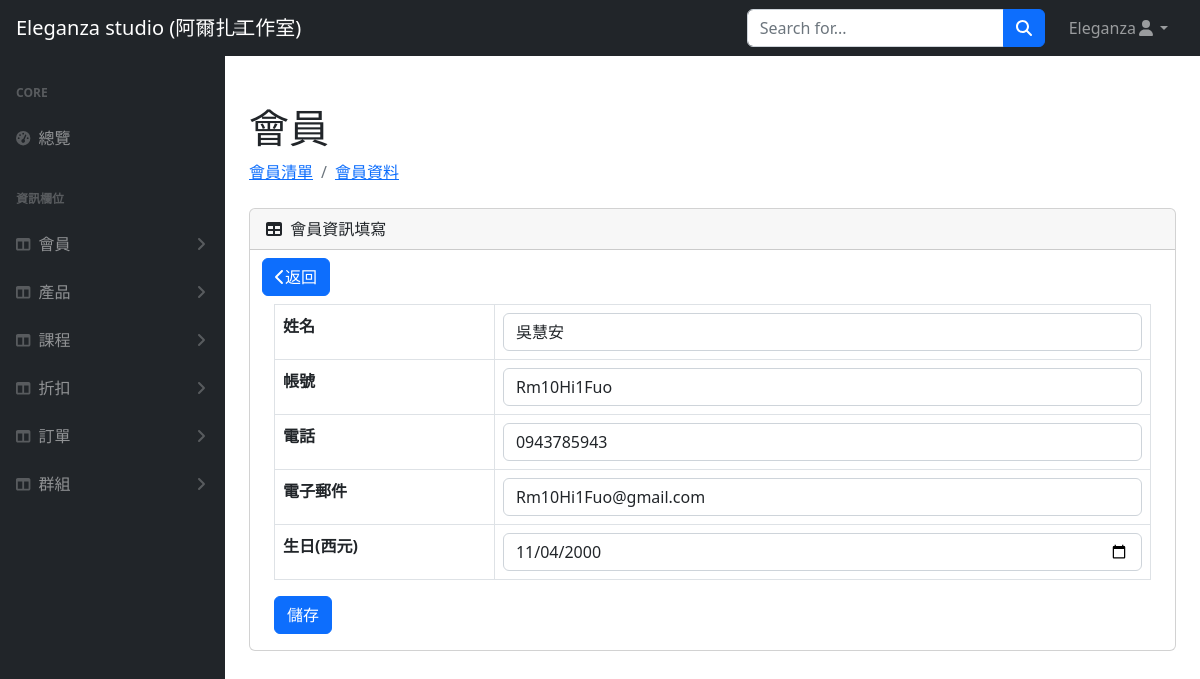
/users/user-edit.php?id=2 (signed in), run on the app's committed database.
### tables this page shows
CREATE TABLE `users` (
  `user_id` int(3) NOT NULL,
  `name` varchar(10) NOT NULL,
  `account` varchar(20) NOT NULL,
  `password` varchar(20) NOT NULL,
  `phone` varchar(10) NOT NULL,
  `email` varchar(30) NOT NULL,
  `level` varchar(10) DEFAULT NULL,
  `birth` date NOT NULL,
  `valid` int(1) NOT NULL
);

### users/user-edit.php (the view, shortened to what this page needs)
<?php
require_once("../db_connect.php");
if (!isset($_GET["id"])) {
    $id = 0;
} else {
    $id = $_GET["id"];
}
$sql = "SELECT * FROM users WHERE user_id=$id AND valid=1";
$result = $conn->query($sql);
$rowCount = $result->num_rows;
if ($rowCount != 0) {
    $row = $result->fetch_assoc();
}
?>
<!doctype html>
<html lang="en">
< <head>
    <link href="https://cdn.jsdelivr.net/npm/simple-datatables@7.1.2/dist/style.min.css" rel="stylesheet" />
    <link href="../css/styles.css" rel="stylesheet" />
    </head>
    <body class="sb-nav-fixed">
        <nav class="sb-topnav navbar navbar-expand navbar-dark bg-dark">
            <a class="navbar-brand ps-3" href="../index.php">Eleganza studio (阿爾扎工作室)</a>
            <button class="btn btn-link btn-sm order-1 order-lg-0 me-4 me-lg-0" id="sidebarToggle" href="#!"><i class="fas fa-bars"></i></button>
            <form class="d-none d-md-inline-block form-inline ms-auto me-0 me-md-3 my-2 my-md-0">
                <div class="input-group">
                    <input class="form-control" type="text" placeholder="Search for..." aria-label="Search for..." aria-describedby="btnNavbarSearch" />
                    <button class="btn btn-primary" id="btnNavbarSearch" type="button"><i class="fas fa-search"></i></button>
                </div>
            </form>
            <ul class="navbar-nav ms-auto ms-md-0 me-3 me-lg-4">
                <li class="nav-item dropdown">
                    <a class="nav-link dropdown-toggle" id="navbarDropdown" href="#" role="button" data-bs-toggle="dropdown" aria-expanded="false"><?= $_SESSION["user"]["name"] ?><i class="fas fa-user fa-fw"></i></a>
                </li>
            </ul>
        </nav>
        <div id="layoutSidenav">
            <div id="layoutSidenav_nav">
                <nav class="sb-sidenav accordion sb-sidenav-dark" id="sidenavAccordion">
                    <div class="sb-sidenav-menu">
                        <div class="nav">
                            <div class="sb-sidenav-menu-heading">Core</div>
                            <a class="nav-link" href="../index.php">
                                <div class="sb-nav-link-icon"><i class="fas fa-tachometer-alt"></i></div>
                                總覽
                            </a>
                            <div class="sb-sidenav-menu-heading">資訊欄位</div>
                            <a class="nav-link collapsed" href="#" data-bs-toggle="collapse" data-bs-target="#users" aria-expanded="false" aria-controls="collapseLayouts">
                                <div class="sb-nav-link-icon"><i class="fas fa-columns"></i></div>
                                會員
                                <div class="sb-sidenav-collapse-arrow"><i class="fas fa-angle-down"></i></div>
                            </a>
                            <a class="nav-link collapsed" href="#" data-bs-toggle="collapse" data-bs-target="#products" aria-expanded="false" aria-controls="collapseLayouts">
                                <div class="sb-nav-link-icon"><i class="fas fa-columns"></i></div>
                                產品
                                <div class="sb-sidenav-collapse-arrow"><i class="fas fa-angle-down"></i></div>
                            </a>
                            <a class="nav-link collapsed" href="#" data-bs-toggle="collapse" data-bs-target="#courses" aria-expanded="false" aria-controls="courses">
                                <div class="sb-nav-link-icon"><i class="fas fa-columns"></i></div>
                                課程
                                <div class="sb-sidenav-collapse-arrow"><i class="fas fa-angle-down"></i></div>
                            </a>
                            <a class="nav-link collapsed" href="#" data-bs-toggle="collapse" data-bs-target="#discounts" aria-expanded="false" aria-controls="collapseLayouts">
                                <div class="sb-nav-link-icon"><i class="fas fa-columns"></i></div>
                                折扣
                                <div class="sb-sidenav-collapse-arrow"><i class="fas fa-angle-down"></i></div>
                            </a>
                            <a class="nav-link collapsed" href="#" data-bs-toggle="collapse" data-bs-target="#orders" aria-expanded="false" aria-controls="collapseLayouts">
                                <div class="sb-nav-link-icon"><i class="fas fa-columns"></i></div>
                                訂單
                                <div class="sb-sidenav-collapse-arrow"><i class="fas fa-angle-down"></i></div>
                            </a>
                            <a class="nav-link collapsed" href="#" data-bs-toggle="collapse" data-bs-target="#groups" aria-expanded="false" aria-controls="groups">
                                <div class="sb-nav-link-icon"><i class="fas fa-columns"></i></div>
                                群組
                                <div class="sb-sidenav-collapse-arrow"><i class="fas fa-angle-down"></i></div>
                            </a>
                        </div>
                    </div>
                </nav>
            </div>
            <div id="layoutSidenav_content">
                <main>
                    <div class="container px-4">
                        <h1 class="mt-4">會員</h1>
                        <ol class="breadcrumb mb-4">
                            <li class="breadcrumb-item active"><a href="./user-list.php">會員清單</a></li>
                            <li class="breadcrumb-item"><a href="user.php?id=<?= $row["user_id"] ?>">會員資料</a></li>
                        </ol>
                        <div class="card mb-4">
                            <div class="card-header">
                                <i class="fas fa-table me-1"></i>
                                會員資訊填寫
                            </div>
                            <div class="container">
                                <div class="py-2">
                                    <a class="btn btn-primary" href="./user.php?id=<?= $row["user_id"] ?>" role="button"><i class="fa-solid fa-chevron-left"></i>返回</a>
                                </div>
                                <div class="container">
                                    <?php if ($rowCount == 0) : ?>
                                        使用者不存在
                                    <?php else :
                                    ?>
                                        <form action="updateUser.php" method="post">
                                            <table class="table table-bordered">
                                                <tr>
                                                    <th>姓名</th>
                                                    <td><input type="text" class="form-control" value="<?= $row["name"] ?>" name="name"></td>
                                                </tr>
                                                <tr>
                                                    <th>帳號</th>
                                                    <td><input type="text" class="form-control" value="<?= $row["account"] ?>" name="account"></td>
                                                </tr>
                                                <tr>
                                                    <th>電話</th>
                                                    <td><input type="tel" class="form-control" value="<?= $row["phone"] ?>" name="phone"></td>
                                                </tr>
                                                <tr>
                                                    <th>電子郵件</th>
                                                    <td><input type="email" class="form-control" value="<?= $row["email"] ?>" name="email"></td>
                                                </tr>
                                                <tr>
                                                    <th>生日(西元)</th>
                                                    <td><input type="date" class="form-control" value="<?= $row["birth"] ?>" name="birth"></td>
                                                </tr>
                                            </table>
                                            <div class="">
                                                <button type="submit" class="btn btn-primary">
                                                    儲存
                                                </button>
                                            </div>
                                        </form>
                                    <?php endif; ?>
                                </div>
                            </div>
                        </div>
                    </div>
            </div>
        </div>
    </body>
</html>

### css/css.php (style rules this page uses)
a { text-wrap: nowrap; }

### data on the page
users: name "吳慧安", account "Rm10Hi1Fuo", phone "0943785943", email "Rm10Hi1Fuo@gmail.com", birth "11/04/2000"

### other printed values
$_SESSION["user"]["name"] "Eleganza"
